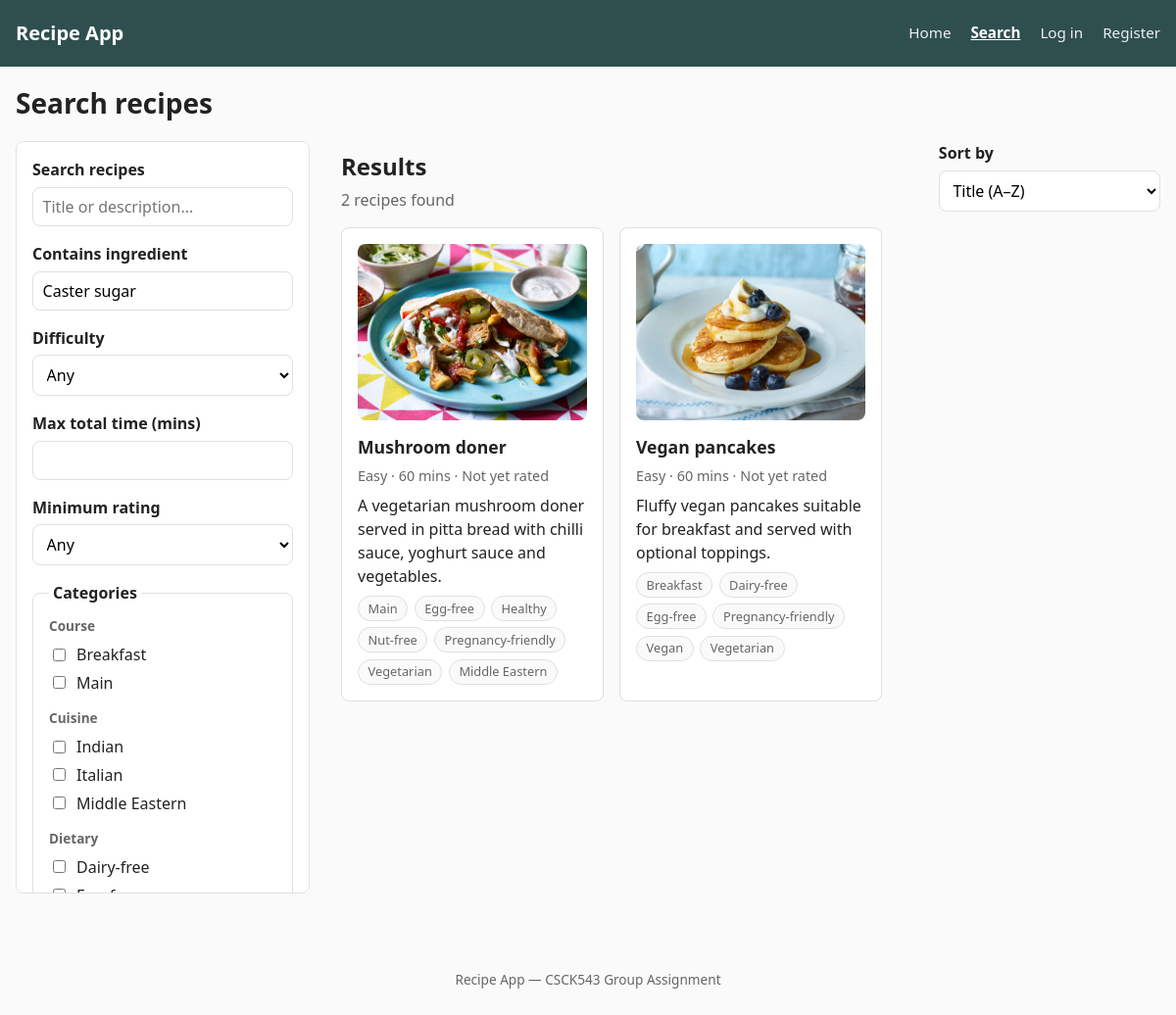
Page /search.php?ingredient=Caster sugar on the committed database.
### tables this page shows
CREATE TABLE `recipes` (
  `recipe_id` int NOT NULL AUTO_INCREMENT,
  `title` varchar(150) NOT NULL,
  `description` text,
  `prep_time_minutes` int NOT NULL,
  `cook_time_minutes` int NOT NULL,
  `servings` int DEFAULT NULL,
  `difficulty` enum('Easy','Medium','Hard') NOT NULL DEFAULT 'Easy',
  `image_path` varchar(255) DEFAULT NULL,
  `source_url` varchar(500) DEFAULT NULL,
  `created_at` timestamp NULL DEFAULT CURRENT_TIMESTAMP,
  PRIMARY KEY (`recipe_id`),
  KEY `idx_recipes_title` (`title`),
  KEY `idx_recipes_difficulty` (`difficulty`),
  KEY `idx_recipes_prep_time` (`prep_time_minutes`),
  KEY `idx_recipes_cook_time` (`cook_time_minutes`)
);

CREATE TABLE `categories` (
  `category_id` int NOT NULL AUTO_INCREMENT,
  `category_name` varchar(100) NOT NULL,
  `category_type` enum('Course','Dietary','Cuisine','Other') NOT NULL DEFAULT 'Other',
  PRIMARY KEY (`category_id`),
  UNIQUE KEY `category_name` (`category_name`,`category_type`),
  KEY `idx_categories_type` (`category_type`)
);

### includes/recipes_data.php (called while the page is built, shortened)
<?php
function getSearchTerms(string $value): array
{
    $value = trim($value);
    $terms = [$value];
    return array_values(array_unique($terms));
}
function getRecipes(array $filters = []): array
{
    global $pdo;
    $search = trim($filters['search'] ?? '');
    $ingredient = trim($filters['ingredient'] ?? '');
    $difficulty = $filters['difficulty'] ?? '';
    $maxTime =
        isset($filters['max_time'])
        && $filters['max_time'] !== ''
            ? (int) $filters['max_time']
            : null;
    $minRating =
        isset($filters['min_rating'])
        && $filters['min_rating'] !== ''
            ? (float) $filters['min_rating']
            : null;
    $sort = $filters['sort'] ?? 'title_asc';
    $where = [];
    $params = [];
    if ($ingredient !== '') {
        $ingredientTerms = getSearchTerms($ingredient);
        $ingredientConditions = [];
        foreach ($ingredientTerms as $term) {
            $ingredientConditions[] =
                'i.ingredient_name LIKE ?';
            $params[] = "%{$term}%";
        }
        $where[] = 'r.recipe_id IN (
            SELECT ri.recipe_id
            FROM recipe_ingredients ri
            JOIN ingredients i
                ON i.ingredient_id = ri.ingredient_id
            WHERE ' . implode(
                ' OR ',
                $ingredientConditions
            ) . '
        )';
    }
    $whereSql = !empty($where)
        ? 'WHERE ' . implode(' AND ', $where)
        : '';
    $havingSql = '';
    switch ($sort) {
        case 'title_asc':
        default:
            $orderSql = 'ORDER BY r.title ASC';
            break;
    }
    $sql = "
        SELECT
            r.recipe_id,
            r.title,
            r.description,
            r.prep_time_minutes,
            r.cook_time_minutes,
            r.servings,
            r.difficulty,
            r.image_path,
            ROUND(
                AVG(
                    (
                        rt.taste_rating
                        + rt.difficulty_rating
                        + rt.presentation_rating
                    ) / 3.0
                ),
                1
            ) AS avg_rating,
            COUNT(
                DISTINCT rt.rating_id
            ) AS ratings_count
        FROM recipes r
        LEFT JOIN ratings rt
            ON rt.recipe_id = r.recipe_id
        {$whereSql}
        GROUP BY
            r.recipe_id,
            r.title,
            r.description,
            r.prep_time_minutes,
            r.cook_time_minutes,
            r.servings,
            r.difficulty,
            r.image_path
        {$havingSql}
        {$orderSql}
    ";
    $stmt = $pdo->prepare($sql);
    $stmt->execute($params);
    $recipes = $stmt->fetchAll();
    foreach ($recipes as &$recipe) {
        $recipe['categories'] = getRecipeCategories(
            (int) $recipe['recipe_id']
        );
        $recipe['avg_rating'] =
            $recipe['avg_rating'] !== null
                ? (float) $recipe['avg_rating']
                : null;
    }
    return $recipes;
}
function getRecipeCategories(int $recipeId): array
{
    global $pdo;
    $stmt = $pdo->prepare('
        SELECT
            c.category_id,
            c.category_name,
            c.category_type
        FROM recipe_categories rc
        JOIN categories c
            ON c.category_id = rc.category_id
        WHERE rc.recipe_id = ?
        ORDER BY
            c.category_type,
            c.category_name
    ');
    $stmt->execute([$recipeId]);
    return $stmt->fetchAll();
}
function getAllCategoriesGrouped(): array
{
    global $pdo;
    $stmt = $pdo->query('
        SELECT
            category_name,
            category_type
        FROM categories
        ORDER BY
            category_type,
            category_name
    ');
    $grouped = [];
    foreach ($stmt->fetchAll() as $row) {
        $grouped[$row['category_type']][] =
            $row['category_name'];
    }
    ksort($grouped);
    return $grouped;
}

### search.php (the view, shortened to what this page needs)
<?php
require_once 'includes/db.php';
require_once 'includes/recipes_data.php';
$hasSubmittedForm = isset($_GET['filtered']);
$defaultExcludeAllergens = [];
$filters = [
    'search'            => trim($_GET['search'] ?? ''),
    'ingredient'        => trim($_GET['ingredient'] ?? ''),
    'categories'        => $_GET['categories'] ?? [],
    'difficulty'        => $_GET['difficulty'] ?? '',
    'max_time'          => $_GET['max_time'] ?? '',
    'min_rating'        => $_GET['min_rating'] ?? '',
    'exclude_allergens' => $hasSubmittedForm
        ? ($_GET['exclude_allergens'] ?? [])
        : $defaultExcludeAllergens,
    'sort'              => $_GET['sort'] ?? 'title_asc',
];
$recipes = getRecipes($filters);
$categoryGroups = getAllCategoriesGrouped();
require_once 'includes/header.php';
?>
<div class="search-page">
    <h1>Search recipes</h1>
    <div class="search-layout">
        <aside class="search-sidebar" aria-label="Recipe search filters">
            <form
                method="GET"
                action="search.php"
                class="search-form"
                id="search-form"
            >
                <div class="search-field search-field--main">
                    <label for="search">
                        Search recipes
                    </label>
                    <input
                        type="search"
                        id="search"
                        name="search"
                        placeholder="Title or description..."
                        value="<?= htmlspecialchars($filters['search']) ?>"
                    >
                </div>
                <div class="search-field">
                    <label for="ingredient">
                        Contains ingredient
                    </label>
                    <input
                        type="text"
                        id="ingredient"
                        name="ingredient"
                        placeholder="e.g. mushroom"
                        value="<?= htmlspecialchars($filters['ingredient']) ?>"
                    >
                </div>
                <div class="search-field">
                    <label for="difficulty">
                        Difficulty
                    </label>
                    <select id="difficulty" name="difficulty">
                        <option value="">Any</option>
                    </select>
                </div>
                <div class="search-field">
                    <label for="max_time">
                        Max total time (mins)
                    </label>
                    <input
                        type="number"
                        id="max_time"
                        name="max_time"
                        min="0"
                        step="5"
                        value="<?= htmlspecialchars($filters['max_time']) ?>"
                    >
                </div>
                <div class="search-field">
                    <label for="min_rating">
                        Minimum rating
                    </label>
                    <select id="min_rating" name="min_rating">
                        <option value="">Any</option>
                    </select>
                </div>
                <fieldset class="search-filter-group">
                    <legend>Categories</legend>
                    <?php foreach ($categoryGroups as $type => $names): ?>
                        <div class="category-group">
                            <span class="category-group-label">
                                <?= htmlspecialchars($type) ?>
                            </span>
                            <?php foreach ($names as $name): ?>
                                <label class="checkbox-label">
                                    <input
                                        type="checkbox"
                                        name="categories[]"
                                        value="<?= htmlspecialchars($name) ?>"
                                        <?= in_array(
                                            $name,
                                            $filters['categories'],
                                            true
                                        ) ? 'checked' : '' ?>
                                    >
                                    <?= htmlspecialchars($name) ?>
                                </label>
                            <?php endforeach; ?>
                        </div>
                    <?php endforeach; ?>
                </fieldset>
            </form>
        </aside>
        <section
            class="search-results"
            id="search-results"
            aria-labelledby="results-heading"
        >
            <div class="search-results-header">
                <div>
                    <h2 id="results-heading">Results</h2>
                    <p id="results-count" aria-live="polite">
                        <?= count($recipes) ?>
                        recipe<?= count($recipes) === 1 ? '' : 's' ?> found
                    </p>
                </div>
                <div class="search-sort">
                    <label for="sort">Sort by</label>
                    <select
                        id="sort"
                        name="sort"
                        form="search-form"
                    >
                        <option
                            value="title_asc"
                            <?= $filters['sort'] === 'title_asc'
                                ? 'selected'
                                : '' ?>
                        >
                            Title (A&ndash;Z)
                        </option>
                    </select>
                </div>
            </div>
            <?php if (!empty($recipes)): ?>
                <div class="recipe-grid" id="recipe-grid">
                    <?php foreach ($recipes as $recipe): ?>
                        <?php
                        $recipeCardSearchData = true;
                        require 'includes/recipe_card.php';
                        ?>
                    <?php endforeach; ?>
                </div>
            <?php else: ?>
                <p class="no-results">
                    No recipes matched your search. Try widening your filters.
                </p>
            <?php endif; ?>
        </section>
    </div>
</div>
<?php require_once 'includes/footer.php'; ?>

### includes/recipe_card.php
<?php
$recipeCardSearchData = $recipeCardSearchData ?? false;
$showRatingsCount = $showRatingsCount ?? false;
$totalTime =
    $recipe['prep_time_minutes']
    + $recipe['cook_time_minutes'];
?>
<article
    class="recipe-card"
    <?php if ($recipeCardSearchData): ?>
        data-title="<?= htmlspecialchars(
            mb_strtolower($recipe['title'])
        ) ?>"
        data-description="<?= htmlspecialchars(
            mb_strtolower($recipe['description'])
        ) ?>"
        data-time="<?= (int) $totalTime ?>"
        data-rating="<?= htmlspecialchars(
            (string) ($recipe['avg_rating'] ?? 0)
        ) ?>"
    <?php endif; ?>
>
    <a
        href="recipe.php?id=<?= (int) $recipe['recipe_id'] ?>"
        class="recipe-card-link"
    >
        <?php if (!empty($recipe['image_path'])): ?>
            <img
                src="<?= htmlspecialchars($recipe['image_path']) ?>"
                alt=""
                class="recipe-card-image"
            >
        <?php endif; ?>
        <h3>
            <?= htmlspecialchars($recipe['title']) ?>
        </h3>
    </a>
    <p class="recipe-card-meta">
        <?= htmlspecialchars($recipe['difficulty']) ?>
        &middot;
        <?= (int) $totalTime ?> mins
        <?php if ($recipe['avg_rating'] !== null): ?>
            &middot;
            <?= htmlspecialchars(
                (string) $recipe['avg_rating']
            ) ?>/5
            <?php if ($showRatingsCount): ?>
                (<?= (int) $recipe['ratings_count'] ?>
                rating<?= (int) $recipe['ratings_count'] === 1
                    ? ''
                    : 's' ?>)
            <?php endif; ?>
        <?php else: ?>
            &middot;
            Not yet rated
        <?php endif; ?>
    </p>
    <p class="recipe-card-desc">
        <?= htmlspecialchars($recipe['description']) ?>
    </p>
    <ul class="tag-list">
        <?php foreach ($recipe['categories'] as $category): ?>
            <li class="tag">
                <?= htmlspecialchars($category['category_name']) ?>
            </li>
        <?php endforeach; ?>
    </ul>
</article>

### rows in the picture
recipes: image_path (picture), title "Mushroom doner", difficulty "Easy", totalTime "60", description "A vegetarian mushroom doner served in pitta bread with chilli sauce, yoghurt sauce and vegetables."
categories: category_name "Main"
categories: category_name "Egg-free"
categories: category_name "Healthy"
categories: category_name "Nut-free"
categories: category_name "Pregnancy-friendly"
categories: category_name "Vegetarian"
categories: category_name "Middle Eastern"
recipes: image_path (picture), title "Vegan pancakes", difficulty "Easy", totalTime "60", description "Fluffy vegan pancakes suitable for breakfast and served with optional toppings."
categories: category_name "Breakfast"
categories: category_name "Dairy-free"
categories: category_name "Vegan"

### other values in the picture
$type "Course"
$name "Breakfast"
$name "Main"
$type "Cuisine"
$name "Indian"
$name "Italian"
$name "Middle Eastern"
$type "Dietary"
$name "Dairy-free"
count($recipes) "2"
